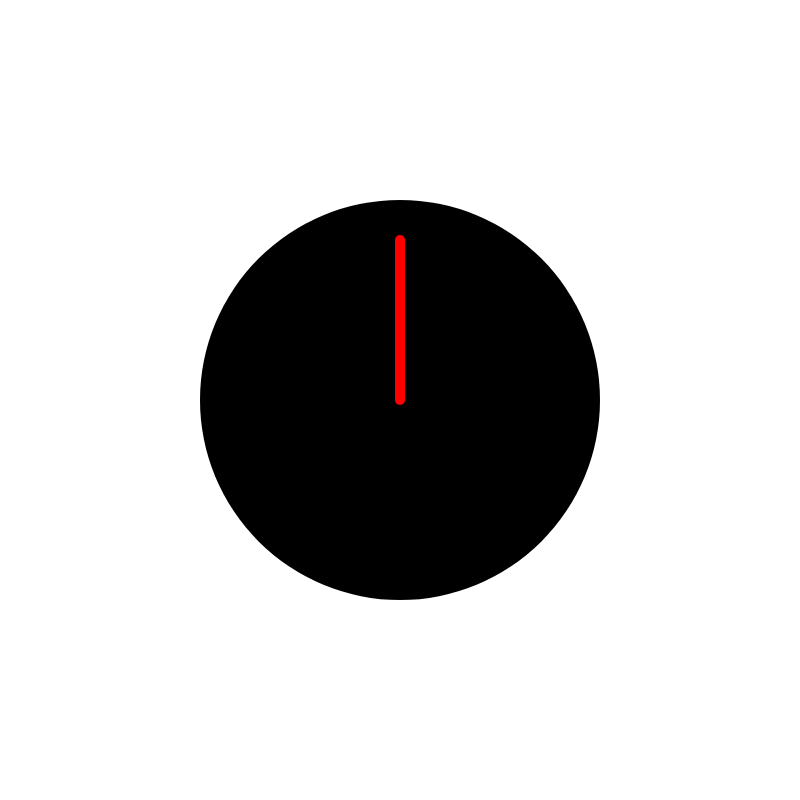
Frame 1 (no input)
Frame 60 (no input): identical to frame 1, image omitted
Frame 120 (the mouse pressed at the canvas centre since frame 60): identical to frame 1, image omitted

The p5.js sketch that drew this single still picture (run headless with seeded random() and noise() and a simulated clock; from frame 60 on, the mouse is pressed at the canvas centre):

// p5.js sketch
// ── sketch.js
let w = 800;let h = 800;

let clock; // Declare object

function setup() {
  createCanvas(w, h);
  angleMode(DEGREES);
  // Create object
  clock = new clockCount();
}

function draw() {
  
  clock.display(w/2,h/2);

}
// -------------------------------------------- //

function mouseClicked(event) {
  clock.tick();
}

// -------------------------------------------- //
// Clock class
class clockCount {
  constructor() {
    this.s = 0;
    this.diameter = w/2;
  }

  tick() { this.s += 1; }

  display(x,y) {

    if ( this.s == 60 ) {
         background(0,255,0);
    } else {
         background(255);
    }
    if ( this.s > 60 ) { this.s = 1; }
    
    let s = map(this.s, 0, 60, 0, 360);

    fill(0);
    noStroke();
    ellipse(x,y,this.diameter,this.diameter);

    // seconds
    push();
    translate(x,y);
    rotate(s);
    stroke(255, 0, 0);
    strokeWeight(10);
    line(0,0,0,this.diameter/-2+40);
    pop();

  }
}
